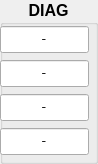
              <widget class="QGroupBox" name="groupBox_DES_record">
               <property name="font">
                <font>
                 <pointsize>12</pointsize>
                 <weight>75</weight>
                 <bold>true</bold>
                 <kerning>true</kerning>
                </font>
               </property>
               <property name="title">
                <string>DIAG</string>
               </property>
               <property name="alignment">
                <set>Qt::AlignHCenter|Qt::AlignTop</set>
               </property>
               <widget class="QLineEdit" name="lineEdit_plt_DES_Y">
                <property name="geometry">
                 <rect>
                  <x>0</x>
                  <y>26</y>
                  <width>89</width>
                  <height>27</height>
                 </rect>
                </property>
                <property name="sizePolicy">
                 <sizepolicy hsizetype="Fixed" vsizetype="Fixed">
                  <horstretch>0</horstretch>
                  <verstretch>0</verstretch>
                 </sizepolicy>
                </property>
                <property name="font">
                 <font>
                  <family>Courier</family>
                  <pointsize>12</pointsize>
                  <weight>50</weight>
                  <bold>false</bold>
                 </font>
                </property>
                <property name="statusTip">
                 <string>optic 1</string>
                </property>
                <property name="whatsThis">
                 <string>first optic title</string>
                </property>
                <property name="text">
                 <string>-</string>
                </property>
                <property name="alignment">
                 <set>Qt::AlignCenter</set>
                </property>
               </widget>
               <widget class="QLineEdit" name="lineEdit_plt_DES_qem">
                <property name="geometry">
                 <rect>
                  <x>0</x>
                  <y>60</y>
                  <width>89</width>
                  <height>27</height>
                 </rect>
                </property>
                <property name="sizePolicy">
                 <sizepolicy hsizetype="Fixed" vsizetype="Fixed">
                  <horstretch>0</horstretch>
                  <verstretch>0</verstretch>
                 </sizepolicy>
                </property>
                <property name="font">
                 <font>
                  <family>Courier</family>
                  <pointsize>12</pointsize>
                  <weight>50</weight>
                  <bold>false</bold>
                 </font>
                </property>
                <property name="statusTip">
                 <string>optic 1</string>
                </property>
                <property name="whatsThis">
                 <string>first optic title</string>
                </property>
                <property name="text">
                 <string>-</string>
                </property>
                <property name="alignment">
                 <set>Qt::AlignCenter</set>
                </property>
               </widget>
               <widget class="QLineEdit" name="lineEdit_plt_DES_camera">
                <property name="enabled">
                 <bool>true</bool>
                </property>
                <property name="geometry">
                 <rect>
                  <x>0</x>
                  <y>94</y>
                  <width>89</width>
                  <height>27</height>
                 </rect>
                </property>
                <property name="sizePolicy">
                 <sizepolicy hsizetype="Fixed" vsizetype="Fixed">
                  <horstretch>0</horstretch>
                  <verstretch>0</verstretch>
                 </sizepolicy>
                </property>
                <property name="font">
                 <font>
                  <family>Courier</family>
                  <pointsize>12</pointsize>
                  <weight>50</weight>
                  <bold>false</bold>
                 </font>
                </property>
                <property name="statusTip">
                 <string>optic 1</string>
                </property>
                <property name="whatsThis">
                 <string>first optic title</string>
                </property>
                <property name="text">
                 <string>-</string>
                </property>
                <property name="frame">
                 <bool>true</bool>
                </property>
                <property name="alignment">
                 <set>Qt::AlignCenter</set>
                </property>
                <property name="clearButtonEnabled" stdset="0">
                 <bool>false</bool>
                </property>
               </widget>
               <widget class="QLineEdit" name="lineEdit_plt_DES_spare">
                <property name="enabled">
                 <bool>true</bool>
                </property>
                <property name="geometry">
                 <rect>
                  <x>0</x>
                  <y>128</y>
                  <width>89</width>
                  <height>27</height>
                 </rect>
                </property>
                <property name="sizePolicy">
                 <sizepolicy hsizetype="Fixed" vsizetype="Fixed">
                  <horstretch>0</horstretch>
                  <verstretch>0</verstretch>
                 </sizepolicy>
                </property>
                <property name="font">
                 <font>
                  <family>Courier</family>
                  <pointsize>12</pointsize>
                  <weight>50</weight>
                  <bold>false</bold>
                 </font>
                </property>
                <property name="statusTip">
                 <string>optic 1</string>
                </property>
                <property name="whatsThis">
                 <string>first optic title</string>
                </property>
                <property name="text">
                 <string>-</string>
                </property>
                <property name="frame">
                 <bool>true</bool>
                </property>
                <property name="alignment">
                 <set>Qt::AlignCenter</set>
                </property>
               </widget>
              </widget>
